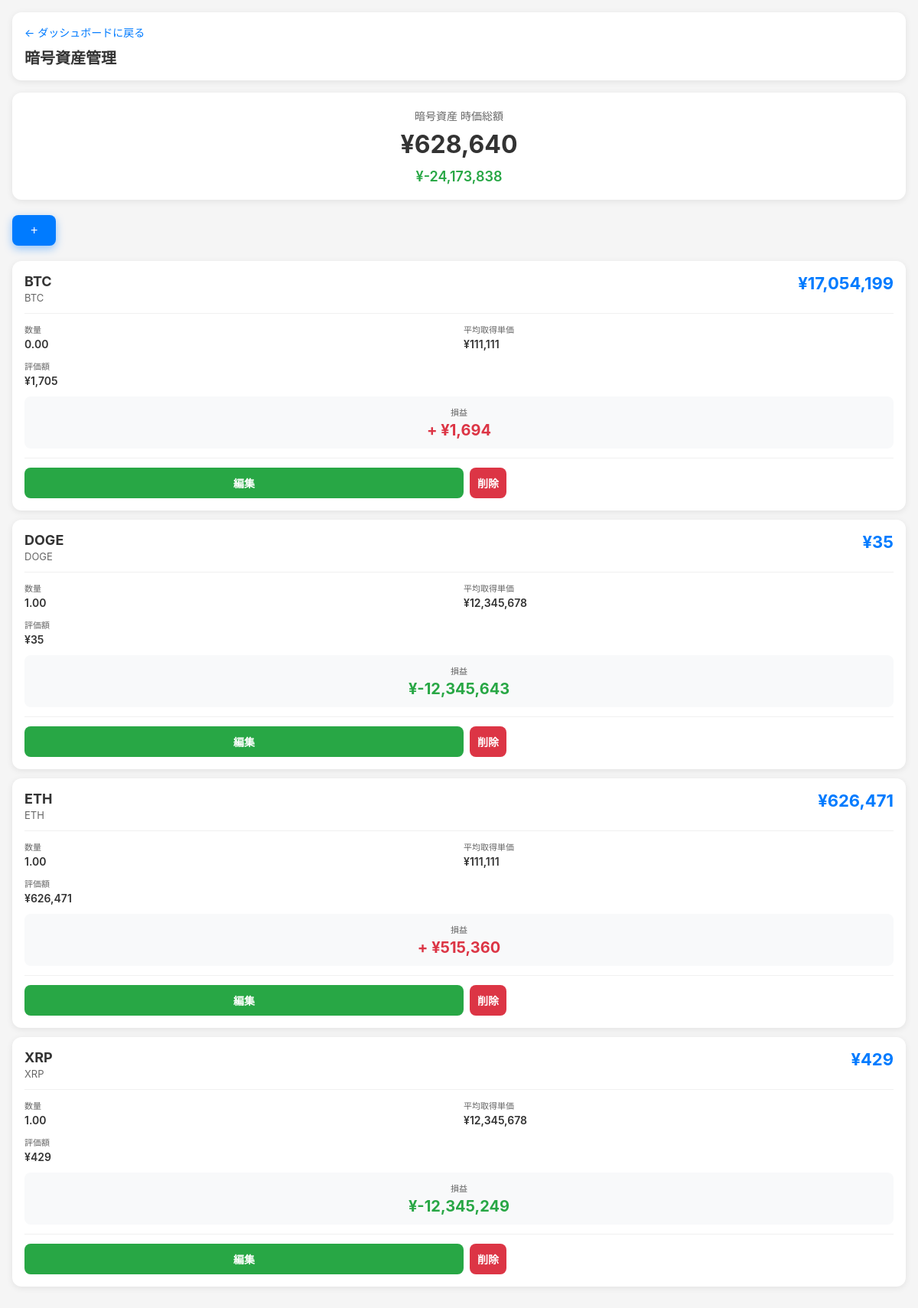
Before: /assets/crypto (signed in) with the older database file.
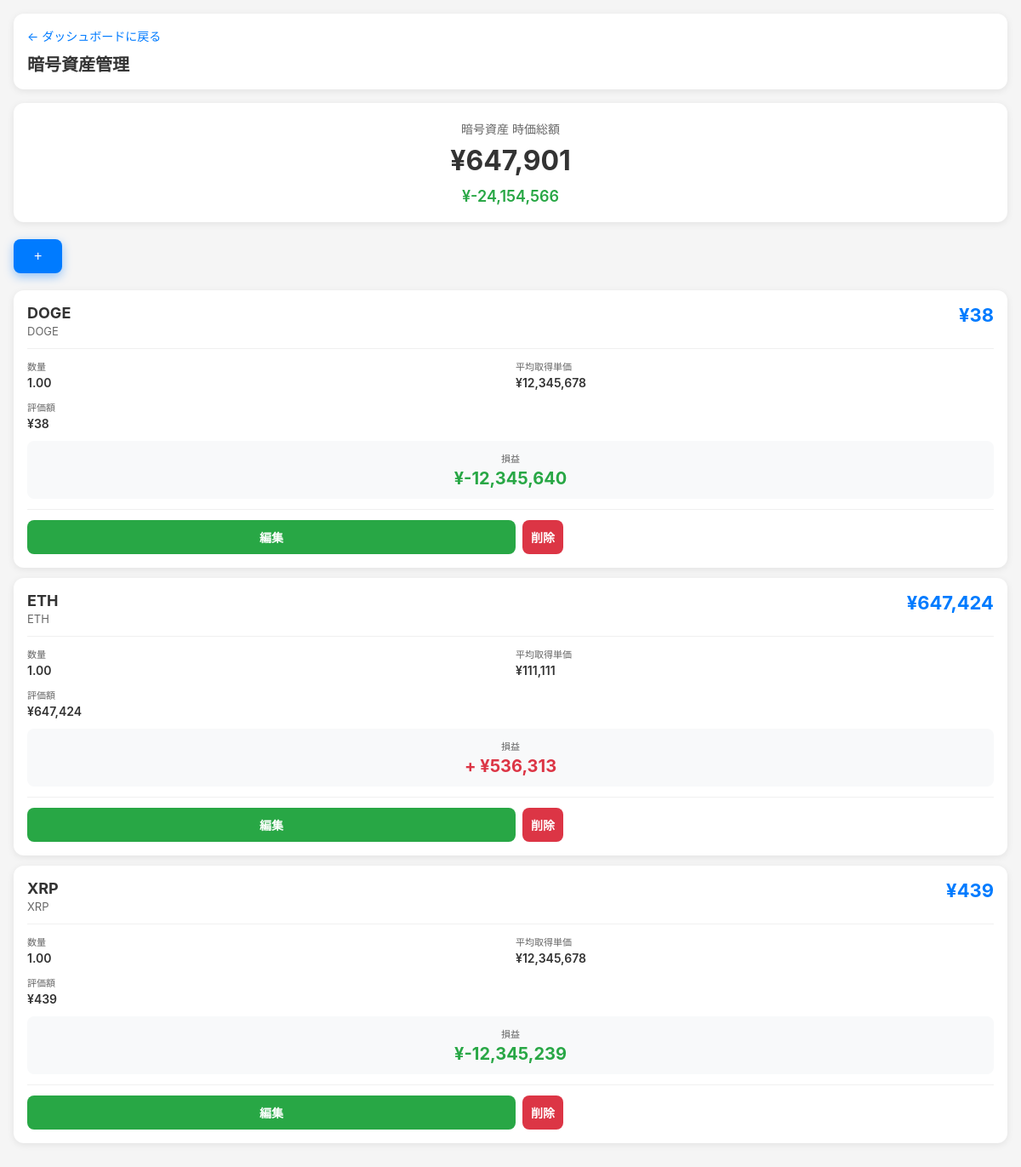
After: the same page with the newer database file.
### tables this page shows
CREATE TABLE assets (
        id INTEGER PRIMARY KEY AUTOINCREMENT,
        user_id INTEGER,
        asset_type TEXT NOT NULL,
        symbol TEXT NOT NULL,
        name TEXT,
        quantity REAL NOT NULL,
        price REAL DEFAULT 0,
        created_at TIMESTAMP DEFAULT CURRENT_TIMESTAMP, avg_price REAL DEFAULT 0, current_price REAL DEFAULT 0, total_cost REAL DEFAULT 0, acquisition_price REAL, avg_cost REAL DEFAULT 0,
        FOREIGN KEY (user_id) REFERENCES users (id)
    );

### app.py (the view)
@app.route('/assets/<asset_type>')
def manage_assets(asset_type):
    user = get_current_user()
    if not user:
        return redirect(url_for('login'))
    conn = get_db()
    c = conn.cursor()
    if USE_POSTGRES:
        c.execute('''SELECT * FROM assets WHERE user_id = %s AND asset_type = %s
                    ORDER BY symbol''', (user['id'], asset_type))
    else:
        c.execute('''SELECT * FROM assets WHERE user_id = ? AND asset_type = ?
                    ORDER BY symbol''', (user['id'], asset_type))
    assets = c.fetchall()
    conn.close()
    type_info = {
        'jp_stock': {'title': '日本株', 'symbol_label': '証券コード', 'quantity_label': '株数'},
        'us_stock': {'title': '米国株', 'symbol_label': 'シンボル', 'quantity_label': '株数'},
        'gold': {'title': '金 (Gold)', 'symbol_label': '種類', 'quantity_label': '重量(g)'},
        'cash': {'title': '現金', 'symbol_label': '項目名', 'quantity_label': '金額'},
        'crypto': {'title': '暗号資産', 'symbol_label': '銘柄', 'quantity_label': '数量'},
        'investment_trust': {'title': '投資信託', 'symbol_label': '銘柄', 'quantity_label': '保有数量(口)'},
        'insurance': {'title': '保険', 'symbol_label': '項目名', 'quantity_label': '保険金額'}
    }
    info = type_info.get(asset_type, type_info['jp_stock'])
    return render_template(
        'manage_assets.html',
        assets=assets,
        asset_type=asset_type,
        info=info,
        crypto_symbols=CRYPTO_SYMBOLS,
        investment_trust_symbols=INVESTMENT_TRUST_SYMBOLS,
        insurance_types=INSURANCE_TYPES
    )

### app.py (called while the page is built)
def get_db():
    if USE_POSTGRES:
        conn = psycopg2.connect(DATABASE_URL, cursor_factory=RealDictCursor)
        return conn
    else:
        conn = sqlite3.connect('portfolio.db')
        conn.row_factory = sqlite3.Row
        return conn

def get_current_user():
    if 'user_id' not in session:
        return None
    conn = get_db()
    c = conn.cursor()
    if USE_POSTGRES:
        c.execute('SELECT * FROM users WHERE id = %s', (session['user_id'],))
    else:
        c.execute('SELECT * FROM users WHERE id = ?', (session['user_id'],))
    user = c.fetchone()
    conn.close()
    return user

### templates/manage_assets.html (shortened to what this page needs)
{% extends "base.html" %}
{% block content %}
<div class="header">
    <a href="{{ url_for('dashboard') }}" class="back-link">&larr; ダッシュボードに戻る</a>
    <h1>{{ info.title }}管理</h1>
</div>
{% if assets %}
    {% set total_value = namespace(amount=0) %}
    {% set total_cost = namespace(amount=0) %}
    {% for asset in assets %}
        {% if asset_type == 'investment_trust' %}
            {% set total_value.amount = total_value.amount + (asset['quantity'] * asset['price'] / 10000) %}
            {% set total_cost.amount = total_cost.amount + (asset['quantity'] * asset['avg_cost'] / 10000) %}
        {% elif asset_type == 'insurance' %}
            {% set total_value.amount = total_value.amount + asset['price'] %}
            {% set total_cost.amount = total_cost.amount + asset['avg_cost'] %}
        {% elif asset_type != 'cash' %}
            {% set total_value.amount = total_value.amount + (asset['quantity'] * asset['price']) %}
            {% set total_cost.amount = total_cost.amount + (asset['quantity'] * asset['avg_cost']) %}
        {% else %}
            {% set total_value.amount = total_value.amount + asset['quantity'] %}
        {% endif %}
    {% endfor %}
    {% set total_profit = total_value.amount - total_cost.amount %}
    <div class="summary-card">
        <div class="summary-title">{{ info.title }} 時価総額</div>
        <div class="summary-value">
            {% if asset_type == 'us_stock' %}
                ${{ "{:,.2f}".format(total_value.amount) }}
            {% else %}
                &yen;{{ "{:,.0f}".format(total_value.amount) }}
            {% endif %}
        </div>
        {% if asset_type != 'cash' %}
        <div class="summary-profit {% if total_profit >= 0 %}profit-red{% else %}profit-green{% endif %}">
            {% if asset_type == 'us_stock' %}
                ${{ "{:,.2f}".format(total_profit) }}
            {% else %}
                &yen;{{ "{:,.0f}".format(total_profit) }}
            {% endif %}
        </div>
        {% endif %}
    </div>
{% endif %}
<button class="add-button" onclick="showAddForm()">+</button>
{% if assets %}
    {% for asset in assets %}
    <div class="stock-card" data-edit-url="{{ url_for('edit_asset', asset_id=asset['id']) }}">
        {% if asset_type == 'jp_stock' %}
            <div class="stock-header">
                <div>
                    <div class="stock-symbol">{{ asset['name'] or asset['symbol'] }}</div>
                    <div class="stock-name">{{ asset['symbol'] }}</div>
                </div>
                <div>
                    <div class="stock-price">
                        &yen;{{ "{:,.0f}".format(asset['price']) }}
                    </div>
                </div>
            </div>
        {% else %}
             <div class="stock-header">
                <div>
                    <div class="stock-symbol">{{ asset['symbol'] }}</div>
                    {% if asset_type not in ['cash'] %}
                    <div class="stock-name">{{ asset['name'] or '-' }}</div>
                    {% endif %}
                </div>
                <div>
                    <div class="stock-price">
                        {% if asset_type == 'us_stock' %}
                            ${{ "{:,.2f}".format(asset['price']) }}
                        {% elif asset_type == 'investment_trust' %}
                            &yen;{{ "{:,.0f}".format(asset['price']) }} <span style="font-size:12px; color:#666;">/1万口</span>
                        {% elif asset_type not in ['cash'] %}
                            &yen;{{ "{:,.0f}".format(asset['price']) }}
                        {% endif %}
                    </div>
                </div>
            </div>
        {% endif %}
        {% if asset_type == 'insurance' %}
             <div class="stock-details" style="grid-template-columns: 1fr 1fr 1fr;">
                <div class="detail-item">
                    <span class="detail-label">保険金額</span>
                    <span class="detail-value">¥{{ "{:,.0f}".format(asset.quantity) }}</span>
                </div>
                <div class="detail-item">
                    <span class="detail-label">支払済保険料</span>
                    <span class="detail-value">¥{{ "{:,.0f}".format(asset.avg_cost) }}</span>
                </div>
                 <div class="detail-item">
                    <span class="detail-label">評価額(返戻金)</span>
                    <span class="detail-value">¥{{ "{:,.0f}".format(asset.price) }}</span>
                </div>
            </div>
        {% else %}
            <div class="stock-details">
                <div class="detail-item">
                    <span class="detail-label">{{ info.quantity_label }}</span>
                    <span class="detail-value">{{ "{:,.2f}".format(asset['quantity']) }}</span>
                </div>
                {% if asset_type not in ['cash'] %}
                <div class="detail-item">
                    <span class="detail-label">平均取得単価</span>
                    <span class="detail-value">
                        {% if asset_type == 'us_stock' %}
                            ${{ "{:,.2f}".format(asset['avg_cost']) }}
                        {% else %}
                            &yen;{{ "{:,.0f}".format(asset['avg_cost']) }}
                        {% endif %}
                    </span>
                </div>
                <div class="detail-item">
                    <span class="detail-label">評価額</span>
                    <span class="detail-value">
                        {% if asset_type == 'us_stock' %}
                            ${{ "{:,.2f}".format(asset['quantity'] * asset['price']) }}
                        {% elif asset_type == 'investment_trust' %}
                            &yen;{{ "{:,.0f}".format((asset['quantity'] * asset['price']) / 10000) }}
                        {% else %}
                            &yen;{{ "{:,.0f}".format(asset['quantity'] * asset['price']) }}
                        {% endif %}
                    </span>
                </div>
                {% endif %}
            </div>
        {% endif %}
        {% if asset_type == 'insurance' %}
            {% set profit = asset.price - asset.avg_cost %}
            <div class="stock-profit-box">
                <div class="stock-profit-label">損益</div>
                <div class="stock-profit-value {% if profit >= 0 %}profit-red{% else %}profit-green{% endif %}">
                    {% if profit >= 0 %}+{% endif %}¥{{ "{:,.0f}".format(profit) }}
                </div>
            </div>
        {% elif asset_type not in ['cash'] %}
            {% if asset_type == 'investment_trust' %}
                {% set current_value = (asset['quantity'] * asset['price']) / 10000 %}
                {% set cost_value = (asset['quantity'] * asset['avg_cost']) / 10000 %}
            {% else %}
                {% set current_value = asset['quantity'] * asset['price'] %}
                {% set cost_value = asset['quantity'] * asset['avg_cost'] %}
            {% endif %}
            {% set profit = current_value - cost_value %}
            <div class="stock-profit-box">
                <div class="stock-profit-label">損益</div>
                <div class="stock-profit-value {% if profit >= 0 %}profit-red{% else %}profit-green{% endif %}">
                    {% if profit >= 0 %}+{% endif %}
                    {% if asset_type == 'us_stock' %}
                        ${{ "{:,.2f}".format(profit) }}
                    {% else %}
                        &yen;{{ "{:,.0f}".format(profit) }}
                    {% endif %}
                </div>
            </div>
        {% endif %}
        <div class="stock-actions" onclick="event.stopPropagation()">
            <a href="{{ url_for('edit_asset', asset_id=asset['id']) }}" class="edit-btn">編集</a>
            <form method="post" action="{{ url_for('delete_asset') }}" style="flex: 1; margin: 0;">
                <button type="submit" class="delete-btn" onclick="return confirm('削除しますか?')">削除</button>
            </form>
        </div>
    </div>
    {% endfor %}
{% else %}
<div class="empty-state">
    <div class="empty-state-icon">&#128202;</div>
    <p>まだ{{ info.title }}が登録されていません。<br>下の「+」ボタンから追加してください。</p>
</div>
{% endif %}
{% endblock %}

### templates/base.html (shortened to what this page needs)
<!DOCTYPE html>
<html lang="ja">
<head>
</head>
<body>
    <div class="container">
        {% block content %}{% endblock %}
    </div>
</body>
</html>

### templates/base.html (style rules this page uses)
* { box-sizing: border-box; }
body { font-family: -apple-system, BlinkMacSystemFont, "Segoe UI", Roboto, "Hiragino Sans", sans-serif; margin: 0; padding: 0; background: #f5f5f5; color: #333; }
.container { max-width: 100%; margin: 0 auto; padding: 16px; padding-bottom: 80px; }

### templates/manage_assets.html (style rules this page uses)
.header { background: white; padding: 16px; border-radius: 12px; margin-bottom: 16px; box-shadow: 0 2px 8px rgba(0,0,0,0.08); }
.back-link { color: #007bff; text-decoration: none; font-size: 14px; display: inline-block; margin-bottom: 8px; }
.header h1 { font-size: 20px; margin: 0; color: #333; }
.summary-card { background: white; border-radius: 12px; padding: 20px; margin-bottom: 20px; text-align: center; box-shadow: 0 2px 8px rgba(0,0,0,0.08); }
.summary-title { font-size: 14px; color: #666; margin-bottom: 8px; }
.summary-value { font-size: 32px; font-weight: 700; color: #333; margin-bottom: 12px; }
.summary-profit { font-size: 18px; font-weight: 600; }
.profit-red { color: #dc3545; }
.profit-green { color: #28a745; }
.add-button { position: fixed; bottom: 24px; right: 24px; width: 56px; height: 56px; border-radius: 50%; background: #007bff; color: white; border: none; font-size: 32px; cursor: pointer; box-shadow: 0 4px 12px rgba(0,123,255,0.4); z-index: 1000; display: flex; align-items: center; justify-content: center; line-height: 1; }
.stock-card { background: white; border-radius: 12px; padding: 16px; margin-bottom: 12px; box-shadow: 0 2px 8px rgba(0,0,0,0.08); cursor: pointer; transition: all 0.15s ease; }
.stock-header { display: flex; justify-content: space-between; align-items: flex-start; margin-bottom: 12px; padding-bottom: 12px; border-bottom: 1px solid #f0f0f0; }
.stock-symbol { font-size: 18px; font-weight: 700; color: #333; }
.stock-name { font-size: 13px; color: #666; margin-top: 3px; }
.stock-price { font-size: 22px; font-weight: 700; color: #007bff; text-align: right; }
.stock-details { display: grid; grid-template-columns: 1fr 1fr; gap: 12px; margin: 12px 0; font-size: 13px; }
.detail-item { display: flex; flex-direction: column; }
.detail-label { color: #666; font-size: 11px; margin-bottom: 3px; }
.detail-value { font-weight: 600; color: #333; font-size: 14px; }
.stock-profit-box { background: #f8f9fa; padding: 12px; border-radius: 8px; margin: 12px 0; text-align: center; }
.stock-profit-label { font-size: 11px; color: #666; margin-bottom: 4px; }
.stock-profit-value { font-size: 20px; font-weight: 700; }
.stock-actions { display: flex; gap: 8px; margin-top: 12px; padding-top: 12px; border-top: 1px solid #f0f0f0; }
.edit-btn, .delete-btn { flex: 1; padding: 10px; border-radius: 8px; text-align: center; text-decoration: none; font-size: 14px; border: none; cursor: pointer; font-weight: 600; }
.edit-btn { background: #28a745; color: white; }
.delete-btn { background: #dc3545; color: white; }
@media (min-width: 768px) { .add-button { position: static; width: auto; height: auto; border-radius: 8px; padding: 12px 24px; font-size: 16px; margin-bottom: 20px; } }

Changed rows visible on the page:
removed assets: symbol "BTC", name "BTC", price "17,054,199", quantity_label "数量", quantity "0.00", avg_cost "111,111", asset['quantity']*asset['price'] "1,705", profit "1,694"
changed assets "DOGE": price "35" → "38"; asset['quantity']*asset['price'] "35" → "38"; profit "-12,345,643" → "-12,345,640"
changed assets "ETH": price "626,471" → "647,424"; asset['quantity']*asset['price'] "626,471" → "647,424"; profit "515,360" → "536,313"
changed assets "XRP": price "429" → "439"; asset['quantity']*asset['price'] "429" → "439"; profit "-12,345,249" → "-12,345,239"
Other visible differences:
{{ "{:,.0f}".format(total_value.amount) }}: "628,640" → "647,901"
{{ "{:,.0f}".format(total_profit) }}: "-24,173,838" → "-24,154,566"
